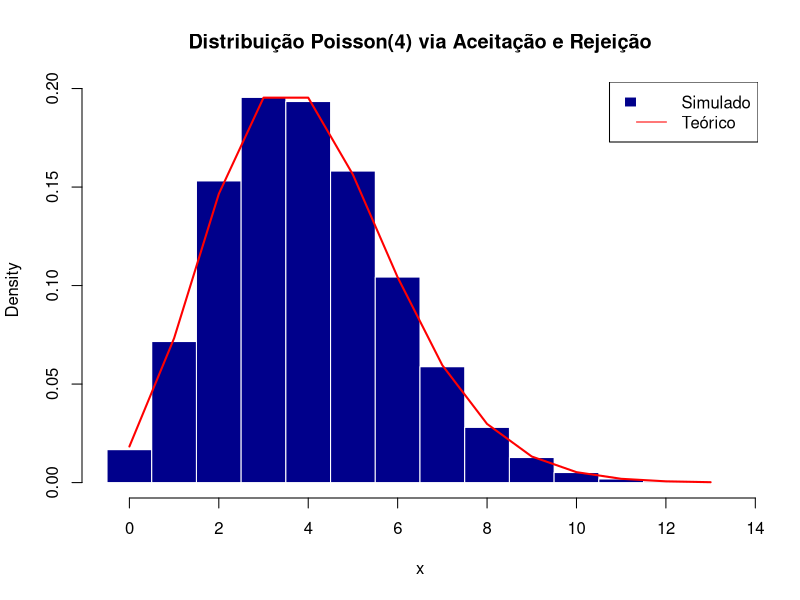

Here is the R script that generated this plot:
set.seed(20252)

# Função que gera um valor da Poisson(λ) via Aceitação e Rejeição
rpois_ar <- function(lambda) {
  
  # Candidato: distribuição geométrica (P(X = k) = p*(1-p)^k), k = 0,1,...
  # Escolhemos p de modo que E[X] = (1-p)/p ≈ λ  =>  p = 1/(1+λ)
  p <- 1 / (1 + lambda)
  
  # Função densidade da Poisson (não normalizada)
  f <- function(k) exp(-lambda) * lambda^k / factorial(k)
  
  # Função densidade da Geométrica
  g <- function(k) p * (1 - p)^k
  
  # Estimativa grosseira de M
  # M precisa ser >= max_k f(k)/g(k)
  # Calculamos para os primeiros valores até ter f/g pequeno
  ks <- 0: (lambda*10 + 10)
  M <- max(f(ks) / g(ks))
  
  repeat {
    # Gera X da Geométrica
    X <- rgeom(1, prob = p)
    # Gera U uniforme
    U <- runif(1)
    # Teste de aceitação
    if (U <= f(X) / (M * g(X))) {
      return(X)
    }
  }
}


# Gerar 10.000 valores para ver se o histograma parece correto
amostras <- replicate(10000, rpois_ar(4))

dir.create("figuras", showWarnings = FALSE)
png("figuras/graf_poisson_ar.png", width = 800, height = 600, res = 120)
hist(amostras, breaks = seq(-0.5, max(amostras)+0.5, 1),
     freq = FALSE, col = "darkblue", border = "white",
     main = "Distribuição Poisson(4) via Aceitação e Rejeição",
     xlab = "x")

# Comparar com a densidade teórica
x <- 0:max(amostras)
lines(x, dpois(x, 4), col = "red", lwd = 2)
legend("topright", legend = c("Simulado", "Teórico"), 
       fill = c("darkblue", NA), border = c("white", NA),
       lty = c(NA, 1), col = c(NA, "red"))


dev.off()
